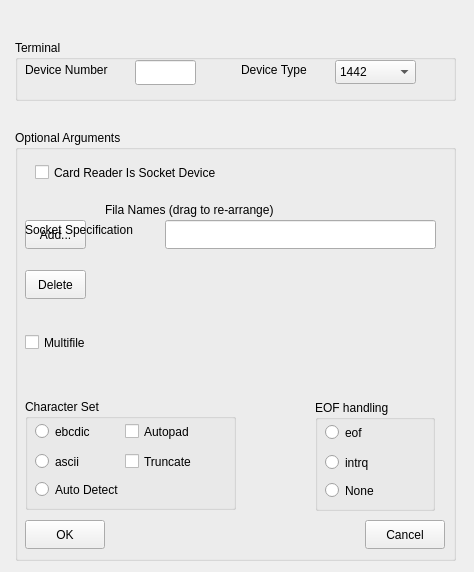
<?xml version="1.0" encoding="UTF-8"?>
<ui version="4.0">
 <class>CardReaderPropertiesClass</class>
 <widget class="QWidget" name="CardReaderPropertiesClass">
  <property name="geometry">
   <rect>
    <x>0</x>
    <y>0</y>
    <width>474</width>
    <height>572</height>
   </rect>
  </property>
  <property name="windowTitle">
   <string>CardReaderProperties</string>
  </property>
  <widget class="QGroupBox" name="groupBox">
   <property name="geometry">
    <rect>
     <x>15</x>
     <y>40</y>
     <width>441</width>
     <height>61</height>
    </rect>
   </property>
   <property name="title">
    <string>Terminal</string>
   </property>
   <widget class="QComboBox" name="deviceCombo">
    <property name="enabled">
     <bool>true</bool>
    </property>
    <property name="geometry">
     <rect>
      <x>320</x>
      <y>20</y>
      <width>81</width>
      <height>24</height>
     </rect>
    </property>
    <item>
     <property name="text">
      <string>1442</string>
     </property>
    </item>
    <item>
     <property name="text">
      <string>2501</string>
     </property>
    </item>
    <item>
     <property name="text">
      <string>3505</string>
     </property>
    </item>
   </widget>
   <widget class="QLabel" name="label_3">
    <property name="geometry">
     <rect>
      <x>10</x>
      <y>20</y>
      <width>101</width>
      <height>19</height>
     </rect>
    </property>
    <property name="text">
     <string>Device Number</string>
    </property>
   </widget>
   <widget class="QLineEdit" name="deviceNumber">
    <property name="geometry">
     <rect>
      <x>120</x>
      <y>20</y>
      <width>61</width>
      <height>25</height>
     </rect>
    </property>
    <property name="inputMask">
     <string/>
    </property>
   </widget>
   <widget class="QLabel" name="label_4">
    <property name="geometry">
     <rect>
      <x>226</x>
      <y>20</y>
      <width>81</width>
      <height>20</height>
     </rect>
    </property>
    <property name="text">
     <string>Device Type</string>
    </property>
   </widget>
  </widget>
  <widget class="QGroupBox" name="groupBox_2">
   <property name="geometry">
    <rect>
     <x>15</x>
     <y>130</y>
     <width>441</width>
     <height>431</height>
    </rect>
   </property>
   <property name="title">
    <string>Optional Arguments</string>
   </property>
   <widget class="QCheckBox" name="sockdevCheckBox">
    <property name="geometry">
     <rect>
      <x>20</x>
      <y>30</y>
      <width>211</width>
      <height>25</height>
     </rect>
    </property>
    <property name="text">
     <string>Card Reader Is Socket Device</string>
    </property>
   </widget>
   <widget class="QLabel" name="label">
    <property name="geometry">
     <rect>
      <x>90</x>
      <y>70</y>
      <width>191</width>
      <height>19</height>
     </rect>
    </property>
    <property name="text">
     <string>Fila Names (drag to re-arrange)</string>
    </property>
   </widget>
   <widget class="QPushButton" name="addButton">
    <property name="geometry">
     <rect>
      <x>10</x>
      <y>90</y>
      <width>61</width>
      <height>29</height>
     </rect>
    </property>
    <property name="text">
     <string>Add...</string>
    </property>
   </widget>
   <widget class="QPushButton" name="deleteButton">
    <property name="geometry">
     <rect>
      <x>10</x>
      <y>140</y>
      <width>61</width>
      <height>29</height>
     </rect>
    </property>
    <property name="text">
     <string>Delete</string>
    </property>
   </widget>
   <widget class="QPushButton" name="OKButton">
    <property name="geometry">
     <rect>
      <x>10</x>
      <y>390</y>
      <width>80</width>
      <height>29</height>
     </rect>
    </property>
    <property name="text">
     <string>OK</string>
    </property>
   </widget>
   <widget class="QPushButton" name="cancelButton">
    <property name="geometry">
     <rect>
      <x>350</x>
      <y>390</y>
      <width>80</width>
      <height>29</height>
     </rect>
    </property>
    <property name="text">
     <string>Cancel</string>
    </property>
   </widget>
   <widget class="QLineEdit" name="sockdev">
    <property name="geometry">
     <rect>
      <x>150</x>
      <y>90</y>
      <width>271</width>
      <height>29</height>
     </rect>
    </property>
   </widget>
   <widget class="QLabel" name="sockspecLabel">
    <property name="geometry">
     <rect>
      <x>10</x>
      <y>90</y>
      <width>131</width>
      <height>19</height>
     </rect>
    </property>
    <property name="text">
     <string>Socket Specification</string>
    </property>
   </widget>
   <widget class="QGroupBox" name="eofGroupBox">
    <property name="geometry">
     <rect>
      <x>300</x>
      <y>270</y>
      <width>120</width>
      <height>111</height>
     </rect>
    </property>
    <property name="title">
     <string>EOF handling</string>
    </property>
    <widget class="QRadioButton" name="eofRadioButton">
     <property name="geometry">
      <rect>
       <x>10</x>
       <y>20</y>
       <width>94</width>
       <height>25</height>
      </rect>
     </property>
     <property name="text">
      <string>eof</string>
     </property>
    </widget>
    <widget class="QRadioButton" name="intrqRadioButton">
     <property name="geometry">
      <rect>
       <x>10</x>
       <y>50</y>
       <width>94</width>
       <height>25</height>
      </rect>
     </property>
     <property name="text">
      <string>intrq</string>
     </property>
    </widget>
    <widget class="QRadioButton" name="eofNoneRadioButton">
     <property name="geometry">
      <rect>
       <x>10</x>
       <y>80</y>
       <width>91</width>
       <height>21</height>
      </rect>
     </property>
     <property name="text">
      <string>None</string>
     </property>
    </widget>
   </widget>
   <widget class="QGroupBox" name="groupBox_4">
    <property name="geometry">
     <rect>
      <x>10</x>
      <y>269</y>
      <width>211</width>
      <height>111</height>
     </rect>
    </property>
    <property name="title">
     <string>Character Set</string>
    </property>
    <widget class="QRadioButton" name="ebcdicRadioButton">
     <property name="geometry">
      <rect>
       <x>10</x>
       <y>20</y>
       <width>94</width>
       <height>25</height>
      </rect>
     </property>
     <property name="text">
      <string>ebcdic</string>
     </property>
    </widget>
    <widget class="QRadioButton" name="asciiRadioButton">
     <property name="geometry">
      <rect>
       <x>10</x>
       <y>50</y>
       <width>94</width>
       <height>25</height>
      </rect>
     </property>
     <property name="text">
      <string>ascii</string>
     </property>
    </widget>
    <widget class="QCheckBox" name="truncCheckBox">
     <property name="geometry">
      <rect>
       <x>100</x>
       <y>50</y>
       <width>84</width>
       <height>25</height>
      </rect>
     </property>
     <property name="toolTip">
      <string>specifies, for ASCII files, that lines longer than 80 characters 
are truncated instead of producing a unit check error.</string>
     </property>
     <property name="text">
      <string>Truncate</string>
     </property>
    </widget>
    <widget class="QCheckBox" name="autopadCheckBox">
     <property name="geometry">
      <rect>
       <x>100</x>
       <y>20</y>
       <width>84</width>
       <height>25</height>
      </rect>
     </property>
     <property name="toolTip">
      <string>specifies, for EBCDIC files, that the file is automatically padded 
to a multiple of 80 bytes if necessary. </string>
     </property>
     <property name="text">
      <string>Autopad</string>
     </property>
    </widget>
    <widget class="QRadioButton" name="autoDetectRadioButton">
     <property name="geometry">
      <rect>
       <x>10</x>
       <y>80</y>
       <width>91</width>
       <height>21</height>
      </rect>
     </property>
     <property name="text">
      <string>Auto Detect</string>
     </property>
    </widget>
   </widget>
   <widget class="QCheckBox" name="multifileCheckBox">
    <property name="geometry">
     <rect>
      <x>10</x>
      <y>200</y>
      <width>84</width>
      <height>25</height>
     </rect>
    </property>
    <property name="toolTip">
     <string>specifies, when multiple input files are entered, to automatically open the next input file
and continue reading whenever EOF is encountered on a given file. If not specified, then
reading stops once EOF is reached on a given file and an attention interrupt is then
required to open and begin reading the next file.</string>
    </property>
    <property name="text">
     <string>Multifile</string>
    </property>
   </widget>
  </widget>
 </widget>
 <layoutdefault spacing="6" margin="11"/>
 <resources/>
 <connections/>
</ui>
